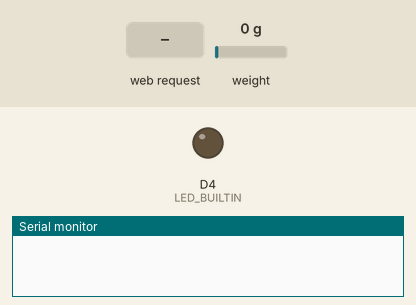
This program was run on a simulated ESP8266 (Wemos D1 mini). Parts: output pins drawn as LEDs (lit = HIGH, except the on-board LED, lit = LOW), the last lines printed to the serial monitor. The inputs (shaded band) are chosen by the test bench; at power-on: weight on the scale 0 g. WiFi joins after 1.5 s; servers stay silent unless stated; storage starts empty; not simulated (calls return 0 or success): secrets.h.

Above: at 0.1 s.
At 4.2 s:
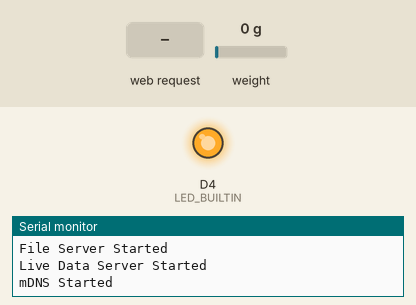
4.3 s: HTTP request GET /data.csv received
6.0 s: HTTP request GET /fstest.txt received
7.7 s: HTTP request GET /data received
Timing chart, 0 to 10.7 s (numbered marks = the images above; inputs shaded):
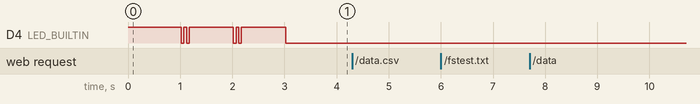

The program:

main.cpp
```cpp
#include <Arduino.h>
#include <ESP8266WiFi.h>
#include <ESP8266mDNS.h>
#include <ESPAsyncTCP.h>
#include <ESPAsyncWebServer.h>
#include <HX711.h>
#include <LittleFS.h>

#include "secrets.h"

WiFiServer liveDataServer(81);
WiFiClient client;

AsyncWebServer fileServer(80);

HX711 scale;

File dataFile;
void startDataFile() {
  dataFile = LittleFS.open("/data.csv", "w");
  dataFile.write("counter,timestamp,scaleValueRaw\n");
}
void removeDataFile() { LittleFS.remove("/data.csv"); }

const int DOUT = D6;
const int CLK = D7;

constexpr bool AP = false;

void blink() {
  digitalWrite(LED_BUILTIN, LOW);
  delay(50);
  digitalWrite(LED_BUILTIN, HIGH);
  delay(50);
}

void errorLED() {
  while (1) {
    blink();
  }
}

void setup() {
  pinMode(LED_BUILTIN, OUTPUT);
  digitalWrite(LED_BUILTIN, HIGH);

  Serial.begin(2000000);

  scale.begin(DOUT, CLK);
  scale.tare();

  if (!LittleFS.begin()) {
    Serial.println("LittleFS Failed");
    errorLED();
  }

  if (AP)
    WiFi.softAP("ESPTestStand", "All Hail Newton");
  else {
    WiFi.begin(SSID, PWD);
    while (!WiFi.isConnected()) {
      Serial.println("Connecting...");
      blink();
      blink();
      delay(800);
    }
  }

  Serial.println(WiFi.localIP());

  fileServer.on("/", HTTP_GET, [](AsyncWebServerRequest *request) {
    request->send(LittleFS, "/fstest.txt", String(), false);
  });

  fileServer.on("/data", HTTP_GET, [](AsyncWebServerRequest *request) {
    request->send(LittleFS, "/data.csv", "text/csv", false);
  });

  fileServer.begin();
  Serial.println("File Server Started");

  liveDataServer.begin();
  client = liveDataServer.available();
  Serial.println("Live Data Server Started");

  if (MDNS.begin("ESPTestStand", WiFi.localIP())) {
    MDNS.addService("http", "tcp", 80);
    MDNS.addService("http", "tcp", 81);
    Serial.println("mDNS Started");
  } else {
    Serial.println("mDNS Failed");
    errorLED();
  }

  digitalWrite(LED_BUILTIN, LOW);
}

unsigned long prevTime = 0;
unsigned long counter = 0;
char out[1024];
char fileOut[1024];
char ipt[10];
bool pauseFileWrites = true;

void actual_loop() {
  unsigned long t = millis();
  MDNS.update();

  long rawValue = scale.get_value();
  snprintf(out, sizeof(out), "%d,%lu,%lu,%ld\n", pauseFileWrites, counter, t,
           rawValue);

  if (client.connected()) {
    counter++;
    client.write(out);
  }

  int len = snprintf(NULL, 0, "%lu,%lu,%ld\n", counter, t, rawValue);
  snprintf(fileOut, sizeof(fileOut), "%lu,%lu,%ld\n", counter, t, rawValue);

  if (!pauseFileWrites) dataFile.write(fileOut, len);

  if (client.available()) {
    memset(ipt, 0, sizeof(ipt));
    client.readBytesUntil('\n', ipt, sizeof(ipt));

    Serial.print("Recieved command:");
    Serial.println(ipt);

    if (strcmp(ipt, "zero") == 0) {
      scale.tare(100);
      Serial.println("Zeroed Scale");
    } else if (strcmp(ipt, "pause") == 0) {
      if (pauseFileWrites) {
        startDataFile();
        Serial.println("Unpaused");
      } else {
        dataFile.close();
        Serial.println("Paused");
      }
      pauseFileWrites = !pauseFileWrites;
    } else if (strcmp(ipt, "clear") == 0) {
      dataFile.close();
      removeDataFile();
      if (!pauseFileWrites) startDataFile();

      Serial.println("Data cleared");
    } else if (strcmp(ipt, "reset") == 0) {
      Serial.println("Resetting...");
      ESP.reset();
    }
  }

  // Serial.print(out);
  // Serial.println(1000.0 / (t - prevTime));

  prevTime = t;
}

void loop() {
  client = liveDataServer.available();
  client.setTimeout(100);
  if (client.connected()) {
    while (client.connected()) {
      actual_loop();
    }
  } else {
    actual_loop();
  }
}
```
